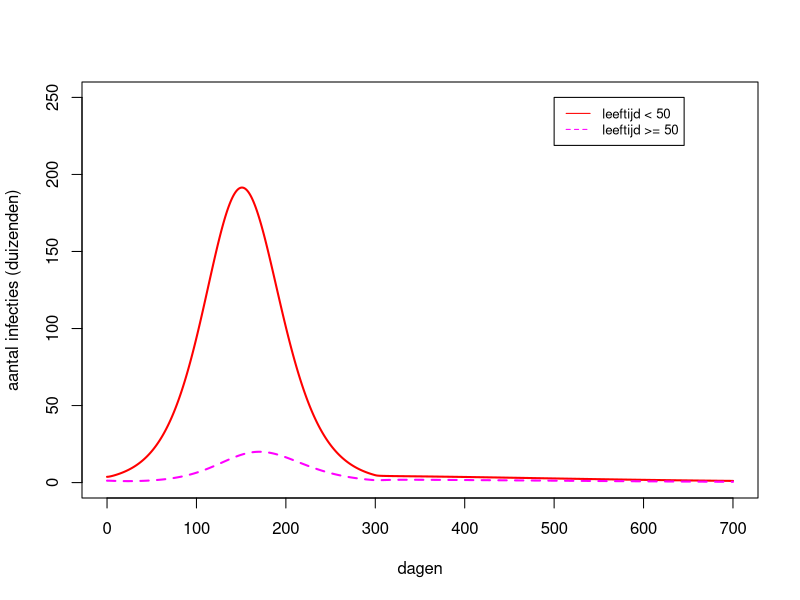
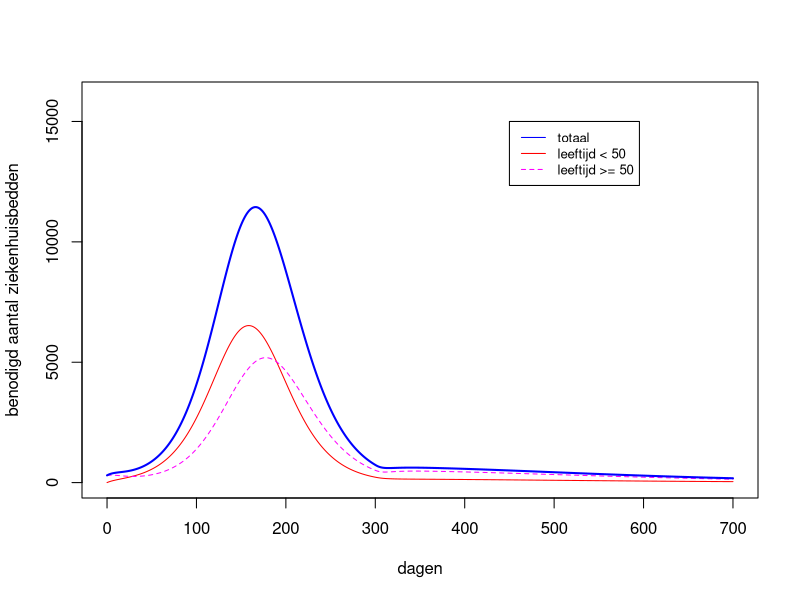
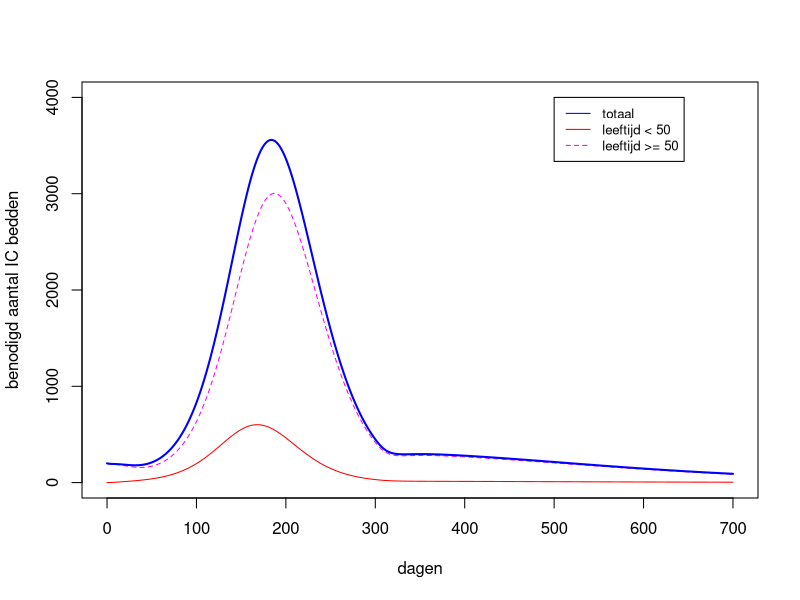
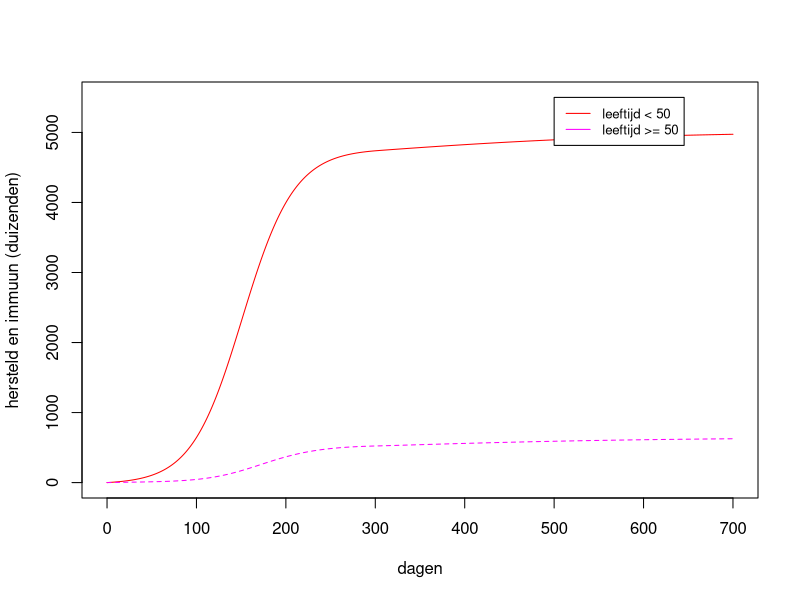

Write the R code that produced these figures, in order.
# code by Roel Bakker
# roel.bakker@gmail.com


library(deSolve)

SEIR2 = function(t, state, parameters) {
  with(as.list(c(state, parameters)),{
    if (t>tinc){
      b1 = b1inc
      b2 = b2inc
      w  = winc
    }
    N1 = S1+E1+I1+R1
    N2 = S2+E2+I2+R2
    labda1 = b1*(w*I1/N1 + (1-w)*I2/N2)
    dS1 = -labda1*S1
    dE1 =  labda1*S1 - E1/dinc
    dI1 =  E1/dinc - I1/dinf
    dH1 =    fh1 *I1/dinf    - fc1 *H1/(0.75*dhosp) - (1-fc1)*H1/dhosp
    dC1 =                      fc1 *H1/(0.75*dhosp)        - C1/dicu
    dR1 = (1-fh1)*I1/dinf + (1-fc1)*H1/dhosp        + (1-mu1)*C1/dicu
    dD1 =  mu1*C1/dicu
    labda2 = (b2-b1*(1-w)*N1/N2)*I2/N2 + (1-w)*b1*N1/N2*I1/N1
    dS2 = -labda2*S2
    dE2 =  labda2*S2 - E2/dinc
    dI2 =  E2/dinc   - I2/dinf
    dH2 =  fh2*I2/dinf - fc2 *H2/(0.75*dhosp) - (1-fc2)*H2/dhosp
    dC2 =                fc2 *H2/(0.75*dhosp) - C2/dicu
    dR2 = (1-fh2)*I2/dinf + (1-fc2)*H2/dhosp        + (1-mu2)*C2/dicu
    dD2 =  mu2*C2/dicu
    # return the rate of change
    list(c(dS1, dE1, dI1, dH1, dC1, dR1, dD1, dS2, dE2, dI2, dH2, dC2, dR2, dD2))
  }) 
}  
dur = 4.6
R0young  = 0.7 * 0.7 * 2.84 # 0.70 * 0.70
R0old    = 0.6 * 0.7 * 1.75 # 0.60 * 0.70 
R0young2 = 1.0 * 0.7 * 2.84 # 0.70 * 0.70
R0old2   = 0.7 * 0.7 * 1.75
# INTERVENTIE
# b1 = 1.39 => 0.97 * 1.39 = 1.35 (assortative) + 0.03 * 1.39 = 0.042 (disass)
# b2 = 0.735 => 0.693 (assor) + 0.042 (disass)
# NA 300 DAGEN
# b1 = 1.99 => 1.72 (assortative) + 0.27 (disass)
# b2 = 0.86 => 0.59 + 0.27
params2 = c(dinc=dur,dinf=dur,dhosp=8,dicu=10,fh1=2.03/100,fh2=16.88/100,fc1=5.674/100,fc2=0.355,mu1=0.5,mu2=0.5,
            b1=R0young/dur,b2=R0old/dur, w=0.97, tinc=300, b1inc=R0young2/dur, b2inc=R0old2/dur ,winc=0.863)
state2  = c(S1=10000-7.5,E1=3.75,I1=3.75,H1=0,C1=0,R1=0,D1=0,
            S2= 7000-2.5,E2=1.25,I2=1.25,H2=0.3,C2=0.2,R2=0,D2=0)
times <- seq(0, 700, by = 1)
out = as.data.frame(ode(y = state2, times = times, func = SEIR2, parms = params2, method="adams"))

# View(out)

png("besmettingen.png")
plot(out$time,out$I1,type="l",col="red",ylim=c(0,250),xlab="dagen",ylab="aantal infecties (duizenden)",lwd=2)
lines(out$time,out$I2,type="l",lty=2,col="magenta",lwd=2)
legend(500, 250, legend=c("leeftijd < 50", "leeftijd >= 50"),
       col=c("red", "magenta"), lty=1:2, cex=0.8)
dev.off()

png("ziekenhuisbedden.png")
plot(out$time,out$H1*1000,type="l",col="red",ylim=c(0,16000),xlab="dagen",ylab="benodigd aantal ziekenhuisbedden")
lines(out$time,out$H2*1000,type="l",col="magenta",lty=2)
lines(out$time,(out$H1+out$H2)*1000,type="l",col="blue",lwd=2)
legend(450, 15000, legend=c("totaal","leeftijd < 50", "leeftijd >= 50"),
       col=c("blue","red", "magenta"), lty=c(1,1,2), cex=0.8)
dev.off()

png("IC-bedden.png")
plot(out$time,out$C1*1000,type="l",col="red",ylim=c(0,4000),xlab="dagen",ylab="benodigd aantal IC bedden")
lines(out$time,out$C2*1000,type="l",col="magenta",lty=2)
lines(out$time,(out$C1+out$C2)*1000,type="l",col="blue",lwd=2)
legend(500, 4000, legend=c("totaal","leeftijd < 50", "leeftijd >= 50"),
       col=c("blue","red", "magenta"), lty=c(1,1,2), cex=0.8)
dev.off()

png("immune.png")
plot(out$time,out$R1,type="l",col="red",ylim=c(0,5500),xlab="dagen",ylab="hersteld en immuun (duizenden)")
lines(out$time,out$R2,type="l",col="magenta",lty=2)
legend(500, 5500, legend=c("leeftijd < 50", "leeftijd >= 50"),
       col=c("red", "magenta"), lty=c(1,1,2), cex=0.8)
dev.off()
